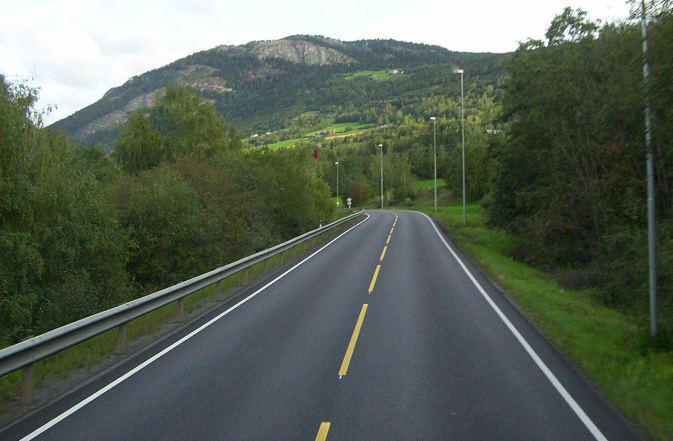
#> input picture Test Cases/Python OpenCV/Lane_Detection/pic.jpg, 1346 x 882 px (shown at 1/2 size)
$ python Static_Lane_Detectoin.py
#> lines starting #> are read from the running program, lines starting #| are printed output that depends on the picture; after the words box and inside, x2 and y2 are one past the last pixel; in counts of white or black regions, pixels touching at a corner belong together
import cv2
import numpy as np

frame = cv2.imread('pic.jpg')
#> frame is the input picture: shape (882, 1346, 3); mean B, G, R 87, 99.6, 89.3
hsv = cv2.cvtColor(frame, cv2.COLOR_BGR2HSV)
#> hsv: shape (882, 1346, 3); mean H, S, V 67.4, 74.7, 102.7

lower_blue = np.array([60, 40, 40])
upper_blue = np.array([150, 255, 255])
mask = cv2.inRange(hsv, lower_blue, upper_blue)
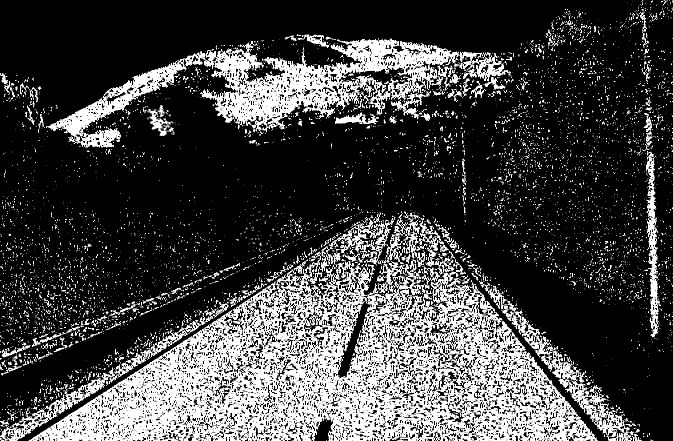
#> mask: shape (882, 1346) (shown at 1/2 size); 26.3% white; 6400 white regions (6032 under 20 px), largest, box (x1, y1, x2, y2) and area: (57, 503, 1196, 882) 181968, (92, 77, 1023, 296) 52902, (958, 562, 1273, 882) 9608
edges = cv2.Canny(mask, 200, 400)
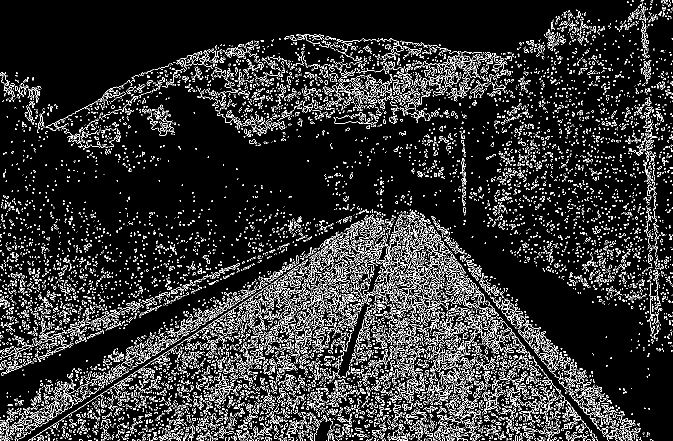
#> edges: shape (882, 1346) (shown at 1/2 size); 10.9% white in thin lines or dots

# [104 lines left out: functions detect_edges, region_of_interest, detect_line_segments, average_slope_intercept, make_points, detect_lane and 1 more, not called in this run]

#> (the run stopped early here; a loop or call above may not have finished)
